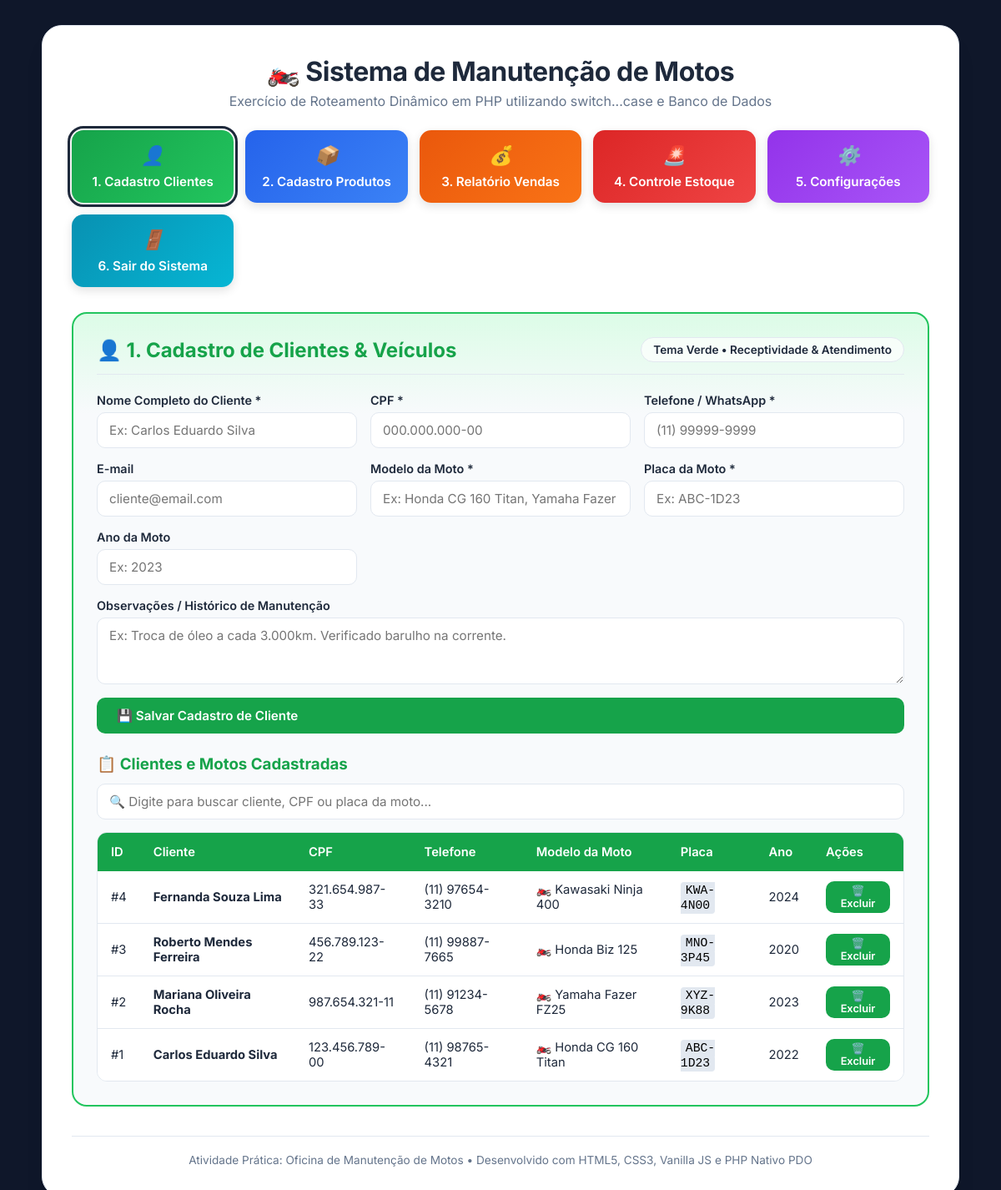
The app's page /index.php?opcao=A with its own data.
### tables this page shows
CREATE TABLE IF NOT EXISTS `clientes` (
    `id` INT AUTO_INCREMENT PRIMARY KEY,
    `nome` VARCHAR(100) NOT NULL,
    `cpf` VARCHAR(14) NOT NULL,
    `telefone` VARCHAR(20) NOT NULL,
    `email` VARCHAR(100),
    `modelo_moto` VARCHAR(80) NOT NULL,
    `placa_moto` VARCHAR(10) NOT NULL,
    `ano_moto` VARCHAR(4),
    `observacoes` TEXT,
    `created_at` TIMESTAMP DEFAULT CURRENT_TIMESTAMP
);

### db.php (called while the page is built, shortened)
<?php
function getDBConnection() {
    static $conn = null;
    $host = 'localhost';$dbName = 'oficina_motos';
    $user = 'root';$pass = 'admin';
    try {
        $conn = new mysqli($host,$user, $pass);$conn->set_charset('utf8mb4');
        $sqlCreateDB = "CREATE DATABASE IF NOT EXISTS `$dbName` CHARACTER SET utf8mb4 COLLATE utf8mb4_unicode_ci";
        $conn->query($sqlCreateDB);
        $conn->select_db($dbName);
    } catch (mysqli_sql_exception $e) {
        die("Erro ao conectar ao banco de dados MySQL: " . $e->getMessage());
    }
    initDatabaseSchema($conn);
    return $conn;
}
function initDatabaseSchema($conn) {
    $sqlClientes = "CREATE TABLE IF NOT EXISTS clientes (
        id INT AUTO_INCREMENT PRIMARY KEY,
        nome VARCHAR(100) NOT NULL,
        cpf VARCHAR(14) NOT NULL,
        telefone VARCHAR(20) NOT NULL,
        email VARCHAR(100),
        modelo_moto VARCHAR(80) NOT NULL,
        placa_moto VARCHAR(10) NOT NULL,
        ano_moto VARCHAR(4),
        observacoes TEXT,
        created_at TIMESTAMP DEFAULT CURRENT_TIMESTAMP
    )";
    $sqlProdutos = "CREATE TABLE IF NOT EXISTS produtos (
        id INT AUTO_INCREMENT PRIMARY KEY,
        codigo_sku VARCHAR(30) UNIQUE NOT NULL,
        nome VARCHAR(100) NOT NULL,
        categoria VARCHAR(50) NOT NULL,
        preco_custo DECIMAL(10,2) NOT NULL,
        preco_venda DECIMAL(10,2) NOT NULL,
        quantidade_estoque INT NOT NULL DEFAULT 0,
        quantidade_minima INT NOT NULL DEFAULT 5,
        created_at TIMESTAMP DEFAULT CURRENT_TIMESTAMP
    )";
    $sqlVendas = "CREATE TABLE IF NOT EXISTS vendas (
        id INT AUTO_INCREMENT PRIMARY KEY,
        numero_os VARCHAR(20) NOT NULL,
        cliente_id INT NOT NULL,
        produto_id INT NOT NULL,
        quantidade INT NOT NULL,
        valor_unitario DECIMAL(10,2) NOT NULL,
        valor_total DECIMAL(10,2) NOT NULL,
        data_venda TIMESTAMP DEFAULT CURRENT_TIMESTAMP,
        status VARCHAR(30) DEFAULT 'Concluída'
    )";
    $conn->query($sqlClientes);
    $conn->query($sqlProdutos);
    $conn->query($sqlVendas);
    seedInitialData($conn);
}
function seedInitialData($conn) {
    $result =$conn->query("SELECT COUNT(*) as total FROM clientes");
    $row =$result->fetch_assoc();
}

### processa.php (the view, shortened to what this page needs)
<?php
require_once 'db.php';
class MysqliCompatResult {
    private $result;
    public function __construct($result) {
        $this->result = $result;
    }
    public function fetchAll($mode = MYSQLI_ASSOC) {
        return $this->result->fetch_all($mode);
    }
}
class MysqliCompat {
    private $conn;
    public function __construct($conn) {
        $this->conn = $conn;
    }
    public function query($sql) {
        $result = $this->conn->query($sql);
        return new MysqliCompatResult($result);
    }
}
$pdo = new MysqliCompat(getDBConnection());
$opcao = $_REQUEST['opcao'] ?? 'dashboard';
switch ($opcao) {
    case 'A':
    case '1':
    case 'cliente':
        $clientes = $pdo->query("SELECT * FROM clientes ORDER BY id DESC")->fetchAll();
        ?>
        <div class="module-container theme-green">
            <div class="module-header">
                <h2>👤 1. Cadastro de Clientes & Veículos</h2>
                <span class="module-badge">Tema Verde • Receptividade & Atendimento</span>
            </div>
            <form action="index.php?opcao=cliente" method="POST" class="form-grid">
                <div class="form-group">
                    <label>Nome Completo do Cliente *</label>
                    <input type="text" name="nome" placeholder="Ex: Carlos Eduardo Silva" required>
                </div>
                <div class="form-group">
                    <label>CPF *</label>
                    <input type="text" name="cpf" placeholder="000.000.000-00" required>
                </div>
                <div class="form-group">
                    <label>Telefone / WhatsApp *</label>
                    <input type="text" name="telefone" placeholder="(11) 99999-9999" required>
                </div>
                <div class="form-group">
                    <label>E-mail</label>
                    <input type="email" name="email" placeholder="cliente@email.com">
                </div>
                <div class="form-group">
                    <label>Modelo da Moto *</label>
                    <input type="text" name="modelo_moto" placeholder="Ex: Honda CG 160 Titan, Yamaha Fazer 250" required>
                </div>
                <div class="form-group">
                    <label>Placa da Moto *</label>
                    <input type="text" name="placa_moto" placeholder="Ex: ABC-1D23" required>
                </div>
                <div class="form-group">
                    <label>Ano da Moto</label>
                    <input type="text" name="ano_moto" placeholder="Ex: 2023">
                </div>
                <div class="form-group full-width">
                    <label>Observações / Histórico de Manutenção</label>
                    <textarea name="observacoes" placeholder="Ex: Troca de óleo a cada 3.000km. Verificado barulho na corrente."></textarea>
                </div>
                <div class="form-group full-width">
                    <button type="submit" class="btn-action">💾 Salvar Cadastro de Cliente</button>
                </div>
            </form>
            <h3 style="margin-top: 25px; margin-bottom: 12px; color: var(--color-green-dark);">📋 Clientes e Motos Cadastradas</h3>
            <div class="form-group" style="margin-bottom: 15px;">
                <input type="text" id="tableSearch" placeholder="🔍 Digite para buscar cliente, CPF ou placa da moto...">
            </div>
            <div class="table-responsive">
                <table class="custom-table">
                    <thead>
                        <tr>
                            <th>ID</th>
                            <th>Cliente</th>
                            <th>CPF</th>
                            <th>Telefone</th>
                            <th>Modelo da Moto</th>
                            <th>Placa</th>
                            <th>Ano</th>
                            <th>Ações</th>
                        </tr>
                    </thead>
                    <tbody>
                        <?php if (empty($clientes)): ?>
                            <tr><td colspan="8" style="text-align: center;">Nenhum cliente cadastrado ainda.</td></tr>
                        <?php else: ?>
                            <?php foreach ($clientes as $c): ?>
                                <tr>
                                    <td>#<?= $c['id'] ?></td>
                                    <td><strong><?= htmlspecialchars($c['nome']) ?></strong></td>
                                    <td><?= htmlspecialchars($c['cpf']) ?></td>
                                    <td><?= htmlspecialchars($c['telefone']) ?></td>
                                    <td>🏍️ <?= htmlspecialchars($c['modelo_moto']) ?></td>
                                    <td><span style="background:#e2e8f0; padding:2px 6px; border-radius:4px; font-family:monospace; color:#000;"><?= htmlspecialchars($c['placa_moto']) ?></span></td>
                                    <td><?= htmlspecialchars($c['ano_moto'] ?? '-') ?></td>
                                    <td>
                                        <form action="index.php?opcao=cliente" method="POST" style="display:inline;" onsubmit="return confirm('Deseja realmente excluir este cliente?');">
                                            <button type="submit" class="btn-action btn-danger" style="padding: 4px 10px; font-size: 0.8rem;">🗑️ Excluir</button>
                                        </form>
                                    </td>
                                </tr>
                            <?php endforeach; ?>
                        <?php endif; ?>
                    </tbody>
                </table>
            </div>
        </div>
        <?php
        break;
        ?>
        <?php
}
?>

### style.css (style rules this page uses)
:root { --bg-body: #0f172a; --bg-container: #ffffff; --bg-card: #f8fafc; --text-main: #1e293b; --text-muted: #64748b; --border-color: #e2e8f0; --shadow-main: 0 20px 25px -5px rgba(0, 0, 0, 0.1), 0 10px 10px -5px rgba(0, 0, 0, 0.04); --font-base-size: 16px; --color-green: #22c55e; --color-green-dark: #16a34a; --color-green-light: #dcfce7; --color-blue: #3b82f6; --color-blue-dark: #2563eb; --color-blue-light: #dbeafe; --color-orange: #f97316; --color-orange-dark: #ea580c; --color-orange-light: #ffedd5; --color-red: #ef4444; --color-red-dark: #dc2626; --color-red-light: #fee2e2; --color-purple: #a855f7; --color-purple-dark: #9333ea; --color-purple-light: #f3e8ff; --color-teal: #06b6d4; --color-teal-dark: #0891b2; --color-teal-light: #cffaff; }
* { margin: 0; padding: 0; box-sizing: border-box; font-family: 'Inter', -apple-system, BlinkMacSystemFont, "Segoe UI", Roboto, sans-serif; }
body { background: var(--bg-body); color: var(--text-main); min-height: 100vh; display: flex; justify-content: center; align-items: flex-start; padding: 30px 15px; transition: background-color 0.3s ease, color 0.3s ease; }
.module-container { border-radius: 18px; padding: 28px; background: var(--bg-card); border: 2px solid transparent; transition: all 0.3s ease; animation: fadeIn 0.3s ease-in-out; }
.theme-green { border-color: var(--color-green); background: linear-gradient(180deg, var(--color-green-light) 0%, var(--bg-card) 120px); }
.theme-green .module-header h2 { color: var(--color-green-dark); }
.theme-green .btn-action { background: var(--color-green-dark); color: #fff; }
.module-header { display: flex; justify-content: space-between; align-items: center; margin-bottom: 22px; padding-bottom: 14px; border-bottom: 1px solid var(--border-color); }
.module-header h2 { font-size: 1.5rem; font-weight: 700; display: flex; align-items: center; gap: 10px; }
.module-badge { padding: 6px 14px; border-radius: 20px; font-size: 0.85rem; font-weight: 600; background: rgba(255,255,255,0.7); color: var(--text-main); border: 1px solid var(--border-color); }
.form-grid { display: grid; grid-template-columns: repeat(auto-fit, minmax(240px, 1fr)); gap: 16px; margin-bottom: 22px; }
.form-group { display: flex; flex-direction: column; gap: 6px; }
.form-group.full-width { grid-column: 1 / -1; }
.form-group label { font-size: 0.9rem; font-weight: 600; color: var(--text-main); }
.form-group input, .form-group select, .form-group textarea { padding: 11px 14px; border-radius: 10px; border: 1px solid var(--border-color); background: var(--bg-container); color: var(--text-main); font-size: 0.95rem; outline: none; transition: all 0.2s ease; }
.form-group textarea { resize: vertical; min-height: 80px; }
.btn-action { padding: 12px 24px; border-radius: 10px; border: none; font-size: 0.95rem; font-weight: 600; cursor: pointer; display: inline-flex; align-items: center; gap: 8px; transition: transform 0.15s ease, filter 0.15s ease; text-decoration: none; }
.btn-danger { background: var(--color-red-dark); color: #ffffff; }
.table-responsive { width: 100%; overflow-x: auto; margin-top: 15px; border-radius: 12px; border: 1px solid var(--border-color); }
.custom-table { width: 100%; border-collapse: collapse; background: var(--bg-container); text-align: left; font-size: 0.92rem; }
.custom-table th { padding: 14px 16px; font-weight: 600; color: #ffffff; }
.theme-green .custom-table th { background: var(--color-green-dark); }
.custom-table td { padding: 12px 16px; border-bottom: 1px solid var(--border-color); color: var(--text-main); }
.custom-table tr:last-child td { border-bottom: none; }

### records on screen
clientes: id "4", nome "Fernanda Souza Lima", cpf "321.654.987-33", telefone "(11) 97654-3210", modelo_moto "Kawasaki Ninja 400", placa_moto "KWA-4N00", ano_moto "2024"
clientes: id "3", nome "Roberto Mendes Ferreira", cpf "456.789.123-22", telefone "(11) 99887-7665", modelo_moto "Honda Biz 125", placa_moto "MNO-3P45", ano_moto "2020"
clientes: id "2", nome "Mariana Oliveira Rocha", cpf "987.654.321-11", telefone "(11) 91234-5678", modelo_moto "Yamaha Fazer FZ25", placa_moto "XYZ-9K88", ano_moto "2023"
clientes: id "1", nome "Carlos Eduardo Silva", cpf "123.456.789-00", telefone "(11) 98765-4321", modelo_moto "Honda CG 160 Titan", placa_moto "ABC-1D23", ano_moto "2022"
